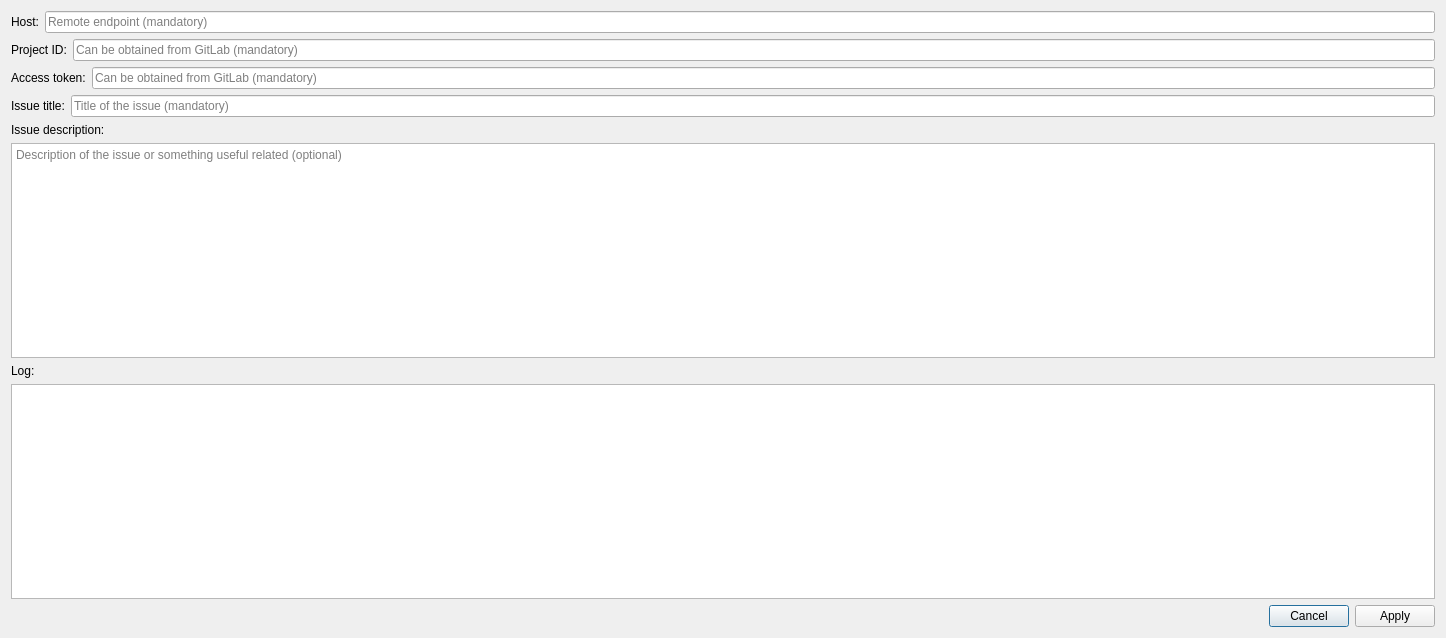
<?xml version="1.0" encoding="UTF-8"?>
<ui version="4.0">
 <class>BugreportDialog</class>
 <widget class="QDialog" name="BugreportDialog">
  <property name="geometry">
   <rect>
    <x>0</x>
    <y>0</y>
    <width>1446</width>
    <height>638</height>
   </rect>
  </property>
  <property name="windowTitle">
   <string>Send report</string>
  </property>
  <layout class="QVBoxLayout" name="verticalLayout">
   <item>
    <layout class="QHBoxLayout" name="horizontalLayout_2">
     <item>
      <widget class="QLabel" name="label">
       <property name="text">
        <string>Host:</string>
       </property>
      </widget>
     </item>
     <item>
      <widget class="QLineEdit" name="hostLineEdit">
       <property name="placeholderText">
        <string>Remote endpoint (mandatory)</string>
       </property>
      </widget>
     </item>
    </layout>
   </item>
   <item>
    <layout class="QHBoxLayout" name="horizontalLayout_3">
     <item>
      <widget class="QLabel" name="label_2">
       <property name="text">
        <string>Project ID:</string>
       </property>
      </widget>
     </item>
     <item>
      <widget class="QLineEdit" name="projectLineEdit">
       <property name="placeholderText">
        <string>Can be obtained from GitLab (mandatory)</string>
       </property>
      </widget>
     </item>
    </layout>
   </item>
   <item>
    <layout class="QHBoxLayout" name="horizontalLayout_4">
     <item>
      <widget class="QLabel" name="label_3">
       <property name="text">
        <string>Access token:</string>
       </property>
      </widget>
     </item>
     <item>
      <widget class="QLineEdit" name="accessTokenLineEdit">
       <property name="echoMode">
        <enum>QLineEdit::Password</enum>
       </property>
       <property name="placeholderText">
        <string>Can be obtained from GitLab (mandatory)</string>
       </property>
      </widget>
     </item>
    </layout>
   </item>
   <item>
    <layout class="QHBoxLayout" name="horizontalLayout_5">
     <item>
      <widget class="QLabel" name="label_6">
       <property name="text">
        <string>Issue title:</string>
       </property>
      </widget>
     </item>
     <item>
      <widget class="QLineEdit" name="titleLineEdit">
       <property name="placeholderText">
        <string>Title of the issue (mandatory)</string>
       </property>
      </widget>
     </item>
    </layout>
   </item>
   <item>
    <widget class="QLabel" name="label_4">
     <property name="text">
      <string>Issue description:</string>
     </property>
    </widget>
   </item>
   <item>
    <widget class="QTextEdit" name="descriptionTextEdit">
     <property name="placeholderText">
      <string>Description of the issue or something useful related (optional)</string>
     </property>
    </widget>
   </item>
   <item>
    <widget class="QLabel" name="label_5">
     <property name="text">
      <string>Log:</string>
     </property>
    </widget>
   </item>
   <item>
    <widget class="QTextEdit" name="logTextEdit"/>
   </item>
   <item>
    <layout class="QHBoxLayout" name="horizontalLayout">
     <item>
      <widget class="QLabel" name="statusLabel">
       <property name="text">
        <string/>
       </property>
       <property name="openExternalLinks">
        <bool>true</bool>
       </property>
      </widget>
     </item>
     <item>
      <widget class="QDialogButtonBox" name="buttonBox">
       <property name="standardButtons">
        <set>QDialogButtonBox::Apply|QDialogButtonBox::Cancel</set>
       </property>
      </widget>
     </item>
    </layout>
   </item>
  </layout>
 </widget>
 <resources/>
 <connections/>
</ui>
